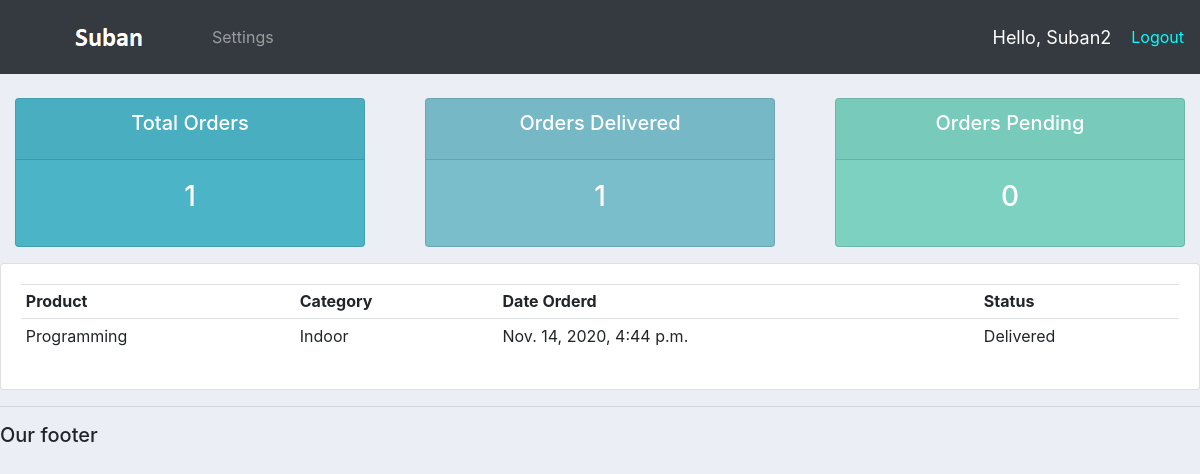
The page /user/ (signed in) on the database its author committed.
### accounts/models.py (models this page shows, shortened)
class Order(models.Model):
    STATUS = (
        ('Pending', 'Pending'),
        ('Out For Delivery', 'Out For Delivery'),
        ('Delivered', 'Delivered')
    )
    customer = models.ForeignKey(Customer, null=True, on_delete= models.SET_NULL)
    product = models.ForeignKey(Product, null=True, on_delete= models.SET_NULL)
    date_created = models.DateTimeField(auto_now_add=True)
    status = models.CharField(max_length=50, null=True, choices=STATUS)

class Product(models.Model):
    CATEGORY = (
        ('Indoor', 'Indoor'),
        ('Out Door', 'Out Door')
    )
    name = models.CharField(max_length=50, null=True)
    price = models.FloatField(null=True)
    category = models.CharField(max_length=50, null=True, choices=CATEGORY)
    description = models.CharField(max_length=50, null=True, blank=True)
    date_created = models.DateTimeField(auto_now_add=True)
    tags = models.ManyToManyField(Tag)
    def __str__(self):
        return self.name

### accounts/decorators.py (the view)
        def wrapper_func(request, *args, **kwargs):
            group = None
            if request.user.groups.exists():
                group = request.user.groups.all()[0].name
            if group in allowed_roles:
                return view_func(request, *args, **kwargs)
            else:
                return HttpResponse("You are not authorized to view this page.")

### accounts/views.py (called while the page is built)
@login_required(login_url='login')
@allowed_users(allowed_roles=['customer'])
def userPage(request):
    orders = request.user.customer.order_set.all()
    total_orders = orders.count()
    delivered = orders.filter(status='Delivered').count()
    pending = orders.filter(status='Pending').count()
    context = {
        'orders':orders,
        'total_orders':total_orders,
        'delivered':delivered,
        'pending':pending
    }
    return render(request, 'accounts/user.html', context)

### accounts/templates/accounts/user.html
{% extends 'accounts/main.html' %}
{% block content %}
{%  include 'accounts/status.html' %}
<div class="row">
	<div class="col-md">
		<div class="card card-body">
			<table class="table table-sm">
				<tr>
					<th>Product</th>
					<th>Category</th>
					<th>Date Orderd</th>
					<th>Status</th>
				</tr>
				{% for order in orders %}
				<tr>
					<td>{{order.product}}</td>
					<td>{{order.product.category}}</td>
					<td>{{order.date_created}}</td>
					<td>{{order.status}}</td>
				</tr>
				{% endfor %}
			</table>
		</div>
	</div>
</div>
{% endblock content %}

### accounts/templates/accounts/navbar.html (shortened to what this page needs)
{% load static %}
<nav class="navbar navbar-expand-lg navbar-dark bg-dark">
    <img src="{% static 'images/logo.png' %}" alt="">
    <div class="collapse navbar-collapse" id="navbarNav">
      <ul class="navbar-nav">
        {% if request.user.is_staff %}
        <li class="nav-item active">
          <a class="nav-link" href="{% url 'home' %}">Dashboard</a>
        </li>
        <li class="nav-item">
          <a class="nav-link" href="{% url 'products' %}">Products</a>
        </li>
        {% else %}
        <li class="nav-item">
        <a class="nav-link" href={% url 'account' %}>Settings</a>
        </li>
        {% endif %}
      </ul>
    </div>
    <span class="hello-msg">Hello, {{request.user}}</span>
    <span><a class="logout-btn" href="{% url 'logout' %}">Logout</a></span>
  </nav>

### static/css/main.css (style rules this page uses)
body { background-color: #ebeff5; }

### accounts/templates/accounts/navbar.html (style rules this page uses)
.hello-msg { color: white; font-size: 18px; margin-right: 20px; }
.logout-btn { text-decoration:none; color:cyan; }

### rows shown on the page
Order: product "Programming", product.category "Indoor", date_created "Nov. 14, 2020, 4:44 p.m.", status "Delivered"

### other values the page prints
{{ request.user }} "Suban2"
{{ total_orders }} "1"
{{ delivered }} "1"
{{ pending }} "0"
